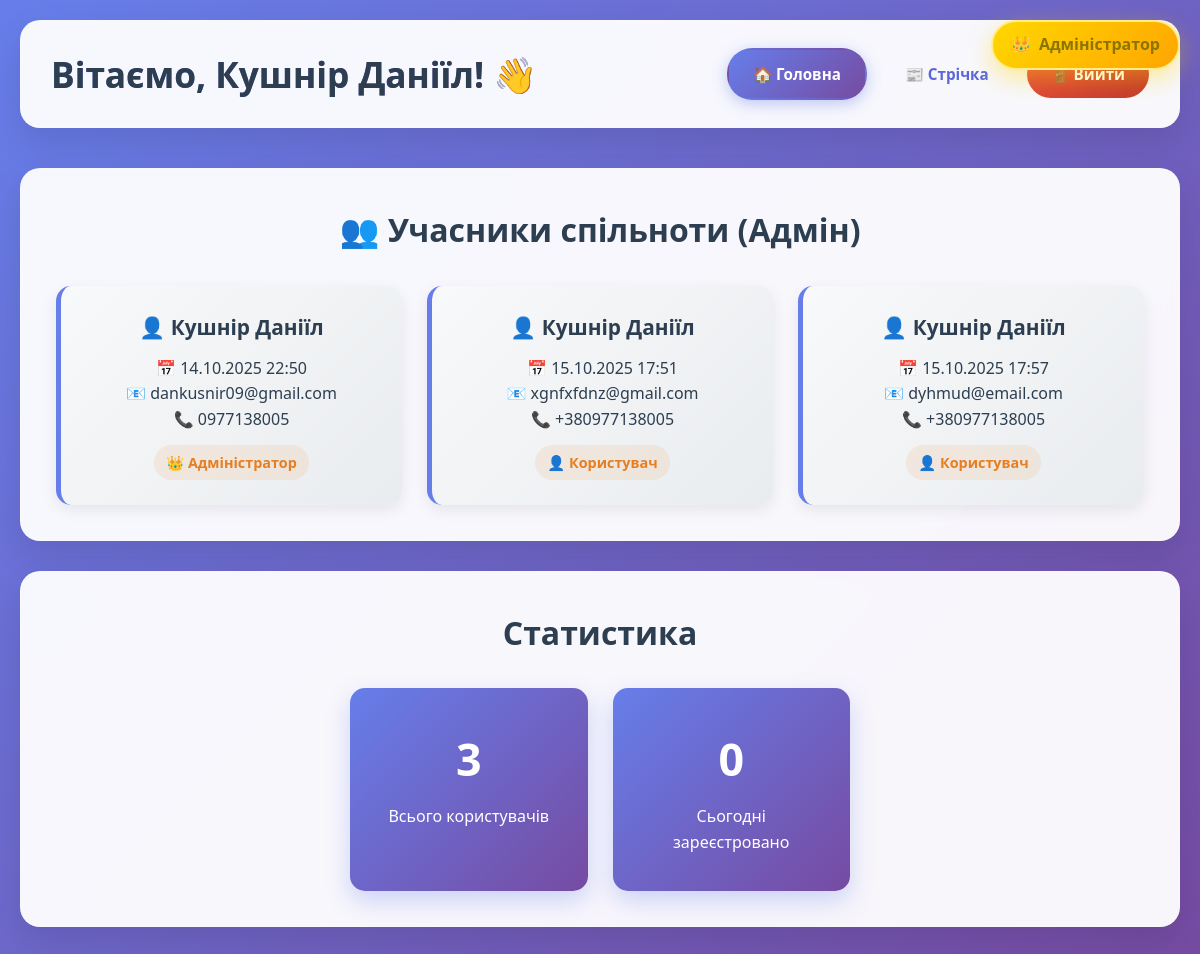
Screenshot of / (signed in) with the database file from the repository.
### app.py (models this page shows)
class User(db.Model):
    id = db.Column(db.Integer, primary_key=True) # Унікальний ідентифікатор користувача
    fullName = db.Column(db.String(100), nullable=False) # Повне ім'я та прізвище користувача
    email = db.Column(db.String(100), unique=True, nullable=False) # Електронна пошта користувача
    phone = db.Column(db.String(20), nullable=False) # Номер телефону користувача
    password = db.Column(db.String(128), nullable=False) # Хешований пароль користувача
    registration_date = db.Column(db.DateTime, default=datetime.utcnow) # Дата та час реєстрації користувача
    role = db.Column(db.String(20), default='user') # Роль користувача: 'user' або 'admin'
    posts = db.relationship('Post', backref='author', lazy=True) # Відношення до постів користувача

### app.py (the view)
@app.route('/')
def index():
    users = User.query.all()
    today = date.today()
    today_users = User.query.filter(db.func.date(User.registration_date) == today).count()
    user_logged_in = 'user_id' in session
    current_user = None
    if user_logged_in:
        current_user = User.query.get(session['user_id'])
    return render_template('index.html',
                         users=users,
                         today_users=today_users,
                         user_logged_in=user_logged_in,
                         current_user=current_user)

### templates/index.html (shortened to what this page needs)
<!DOCTYPE html>
<html lang="uk">
<head>
    <link rel="stylesheet" href="/static/style.css">
</head>
<body>
    <div class="container">
        {% if current_user.role == 'admin' %}
        <div class="admin-corner-info">
            <span class="admin-crown">👑</span>
            <span class="admin-text">Адміністратор</span>
        </div>
        {% endif %}
        <header class="header">
            <div class="header-content">
                <h1>
                    {% if user_logged_in %}
                        Вітаємо, {{ current_user.fullName }}! 👋
                    {% else %}
                        Вітаємо на нашому сайті! 🎉
                    {% endif %}
                </h1>
                <nav class="nav">
                    <a href="/" class="nav-link active">🏠 Головна</a>
                    {% if user_logged_in %}
                        <a href="/newsfeed" class="nav-link">📰 Стрічка</a>
                        <a href="/logout" class="logout-btn">🚪 Вийти</a>
                    {% else %}
                        <span class="guest-text">Зареєструйтесь або увійдіть</span>
                    {% endif %}
                </nav>
            </div>
        </header>
        {% if user_logged_in and current_user.role == 'admin' %}
        <section class="users-section">
            <h2>👥 Учасники спільноти (Адмін)</h2>
            <div class="users-container">
                {% for user in users %}
                    <div class="user-card">
                        <div class="user-name">👤 {{ user.fullName }}</div>
                        <div class="user-date">📅 {{ user.registration_date.strftime('%d.%m.%Y %H:%M') }}</div>
                        <div class="user-email">📧 {{ user.email }}</div>
                        <div class="user-phone">📞 {{ user.phone }}</div>
                        {% if user.role == 'admin' %}
                            <div class="user-role">👑 Адміністратор</div>
                        {% else %}
                            <div class="user-role">👤 Користувач</div>
                        {% endif %}
                    </div>
                {% else %}
                    <div class="empty-state">
                        <p>Поки що немає зареєстрованих користувачів</p>
                        <p>Будьте першим!</p>
                    </div>
                {% endfor %}
            </div>
        </section>
        {% endif %}
        {% if user_logged_in %}
        {% if current_user.role == 'admin' %}
        <section class="stats-section">
            <h2>Статистика</h2>
            <div class="stats-cards">
                <div class="stat-card">
                    <div class="stat-number">{{ users|length }}</div>
                    <div class="stat-label">Всього користувачів</div>
                </div>
                <div class="stat-card">
                    <div class="stat-number">{{ today_users }}</div>
                    <div class="stat-label">Сьогодні зареєстровано</div>
                </div>
            </div>
        </section>
        {% endif %}
        {% endif %}
    </div>
</body>
</html>

### static/style.css (style rules this page uses)
* { margin: 0; padding: 0; box-sizing: border-box; }
body { font-family: 'Segoe UI', Tahoma, Geneva, Verdana, sans-serif; background: linear-gradient(135deg, #667eea 0%, #764ba2 100%); min-height: 100vh; color: #2c3e50; line-height: 1.6; }
.container { max-width: 1200px; margin: 0 auto; padding: 20px; }
.admin-corner-info { position: absolute; top: 20px; right: 20px; background: linear-gradient(135deg, #FFD700, #FFA500); padding: 10px 18px; border-radius: 25px; box-shadow: 0 8px 25px rgba(255, 215, 0, 0.4); display: flex; align-items: center; gap: 8px; font-weight: 700; color: #8B7500; z-index: 1000; border: 2px solid #FFEC8B; animation: pulse 2s infinite; }
.header { background: rgba(255, 255, 255, 0.95); border-radius: 20px; margin-bottom: 40px; box-shadow: 0 15px 35px rgba(0,0,0,0.1); backdrop-filter: blur(10px); border: 1px solid rgba(255,255,255,0.2); }
.header-content { display: flex; justify-content: space-between; align-items: center; padding: 25px 30px; position: relative; }
.header h1 { color: #2c3e50; font-size: 2.2rem; font-weight: 700; background: linear-gradient(135deg, #667eea, #764ba2); background-clip: text; }
.nav { display: flex; align-items: center; gap: 12px; }
.nav-link { text-decoration: none; color: #5a67d8; font-weight: 600; padding: 12px 24px; border-radius: 25px; transition: all 0.3s cubic-bezier(0.4, 0, 0.2, 1); border: 2px solid transparent; font-size: 0.95rem; }
.nav-link.active { background: linear-gradient(135deg, #667eea 0%, #764ba2 100%); color: white; box-shadow: 0 4px 15px rgba(102, 126, 234, 0.4); }
.logout-btn { background: linear-gradient(135deg, #e74c3c 0%, #c0392b 100%); color: white; text-decoration: none; padding: 12px 24px; border-radius: 25px; font-weight: 600; transition: all 0.3s ease; border: none; cursor: pointer; font-size: 0.95rem; }
.registration-section, .login-section, .users-section, .stats-section { background: rgba(255, 255, 255, 0.95); margin-bottom: 30px; padding: 35px; border-radius: 20px; box-shadow: 0 15px 35px rgba(0,0,0,0.1); backdrop-filter: blur(10px); border: 1px solid rgba(255,255,255,0.2); }
.registration-section h2, .login-section h2, .users-section h2, .stats-section h2 { color: #2c3e50; margin-bottom: 30px; text-align: center; font-size: 2rem; font-weight: 700; }
.users-container { display: grid; grid-template-columns: repeat(auto-fill, minmax(300px, 1fr)); gap: 25px; }
.user-card { background: linear-gradient(135deg, #f8f9fa 0%, #e9ecef 100%); padding: 25px; border-radius: 15px; border-left: 5px solid #667eea; transition: all 0.3s ease; text-align: center; box-shadow: 0 5px 15px rgba(0,0,0,0.08); }
.user-name { font-size: 1.3rem; font-weight: 700; color: #2c3e50; margin-bottom: 12px; }
.user-role { color: #e67e22; font-weight: 700; font-size: 0.9rem; margin-top: 12px; padding: 6px 12px; background: rgba(230, 126, 34, 0.1); border-radius: 20px; display: inline-block; }
.stats-cards { display: grid; grid-template-columns: repeat(auto-fit, minmax(220px, 1fr)); gap: 25px; max-width: 500px; margin: 0 auto; }
.stat-card { background: linear-gradient(135deg, #667eea 0%, #764ba2 100%); color: white; padding: 35px; border-radius: 15px; text-align: center; box-shadow: 0 10px 25px rgba(102, 126, 234, 0.3); transition: transform 0.3s ease; }
.stat-number { font-size: 2.8rem; font-weight: bold; margin-bottom: 10px; }

### rows the page displays
User: fullName "Кушнір Даніїл", registration_date "14.10.2025 22:50", email "dankusnir09@gmail.com", phone "0977138005", role "👑 Адміністратор"
User: fullName "Кушнір Даніїл", registration_date "15.10.2025 17:51", email "xgnfxfdnz@gmail.com", phone "+380977138005", role "👤 Користувач"
User: fullName "Кушнір Даніїл", registration_date "15.10.2025 17:57", email "dyhmud@email.com", phone "+380977138005", role "👤 Користувач"

### other values shown
{{ users|length }} "3"
{{ today_users }} "0"
